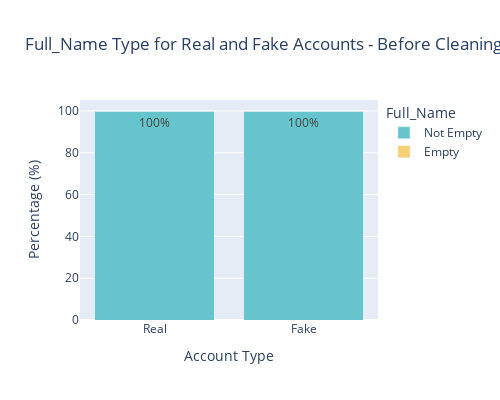

Write notebook code for a chart like this one.
### Code cell
df1['is_fake'] = df1['is_fake'].replace({True: 'fake', False: 'real'})
real_accounts = df1[df1['is_fake'] == 'real']
length_real = len(real_accounts)
fake_accounts = df1[df1['is_fake'] == 'fake']
length_fake = len(fake_accounts)

real_accounts_with_null_full_name = real_accounts[real_accounts['full_name'] == 'null']
length_real_with_null_full_name = len(real_accounts_with_null_full_name)
real_accounts_with_not_null_full_name = real_accounts[real_accounts['full_name'] != 'null']
length_real_without_null_full_name = len(real_accounts_with_not_null_full_name)
fake_accounts_with_null_full_name = fake_accounts[fake_accounts['full_name'] == 'null']
length_fake_with_null_full_name = len(fake_accounts_with_null_full_name)
fake_accounts_with_not_null_full_name = fake_accounts[fake_accounts['full_name'] != 'null']
length_fake_without_null_full_name = len(fake_accounts_with_not_null_full_name)

percentage_real = length_real/len(df1)
percentage_real_with_null_full_name = length_real_with_null_full_name/length_real
percentage_real_without_null_full_name = length_real_without_null_full_name/length_real
percentage_fake = length_fake/len(df1)
percentage_fake_with_null_full_name = length_fake_with_null_full_name/length_fake
percentage_fake_without_null_full_name = length_fake_without_null_full_name/length_fake

# Create a DataFrame for plotting
data = {
    'Account Type': ['Real', 'Real', 'Fake', 'Fake'],
    'Full_Name': ['Not Empty', 'Empty', 'Not Empty', 'Empty'],
    'Percentage': [
        percentage_real_without_null_full_name * 100,
        percentage_real_with_null_full_name * 100,
        percentage_fake_without_null_full_name * 100,
        percentage_fake_with_null_full_name * 100
    ]
}
plot_data = pd.DataFrame(data)

# Create a stacked bar chart using Plotly Express
fig = px.bar(plot_data, x='Account Type', y='Percentage', color='Full_Name',
             barmode='stack', labels={'Percentage': 'Percentage (%)'},color_discrete_sequence=px.colors.qualitative.Pastel,text='Percentage',
             title='Full_Name Type for Real and Fake Accounts - Before Cleaning')
fig.update_traces(texttemplate='%{text:.0f}%', textposition='inside')
fig.update_layout(width=500, height=400)
fig.show()

### Figure 1 — Plotly figure (JSON) as saved in the notebook; plotly's stock layout.template omitted (floating-point values rounded to 4 significant figures)
{"data": [{"alignmentgroup": "True", "hovertemplate": "Full_Name=Not Empty<br>Account Type=%{x}<br>Percentage (%)=%{text}<extra></extra>", "legendgroup": "Not Empty", "marker": {"color": "rgb(102, 197, 204)", "pattern": {"shape": ""}}, "name": "Not Empty", "offsetgroup": "Not Empty", "orientation": "v", "showlegend": true, "text": [100, 100], "textposition": "inside", "texttemplate": "%{text:.0f}%", "type": "bar", "x": ["Real", "Fake"], "xaxis": "x", "y": [100, 100], "yaxis": "y"}, {"alignmentgroup": "True", "hovertemplate": "Full_Name=Empty<br>Account Type=%{x}<br>Percentage (%)=%{text}<extra></extra>", "legendgroup": "Empty", "marker": {"color": "rgb(246, 207, 113)", "pattern": {"shape": ""}}, "name": "Empty", "offsetgroup": "Empty", "orientation": "v", "showlegend": true, "text": [0, 0], "textposition": "inside", "texttemplate": "%{text:.0f}%", "type": "bar", "x": ["Real", "Fake"], "xaxis": "x", "y": [0, 0], "yaxis": "y"}], "layout": {"barmode": "stack", "height": 400, "legend": {"title": {"text": "Full_Name"}, "tracegroupgap": 0}, "title": {"text": "Full_Name Type for Real and Fake Accounts - Before Cleaning"}, "width": 500, "xaxis": {"anchor": "y", "domain": [0, 1], "title": {"text": "Account Type"}}, "yaxis": {"anchor": "x", "domain": [0, 1], "title": {"text": "Percentage (%)"}}}}
